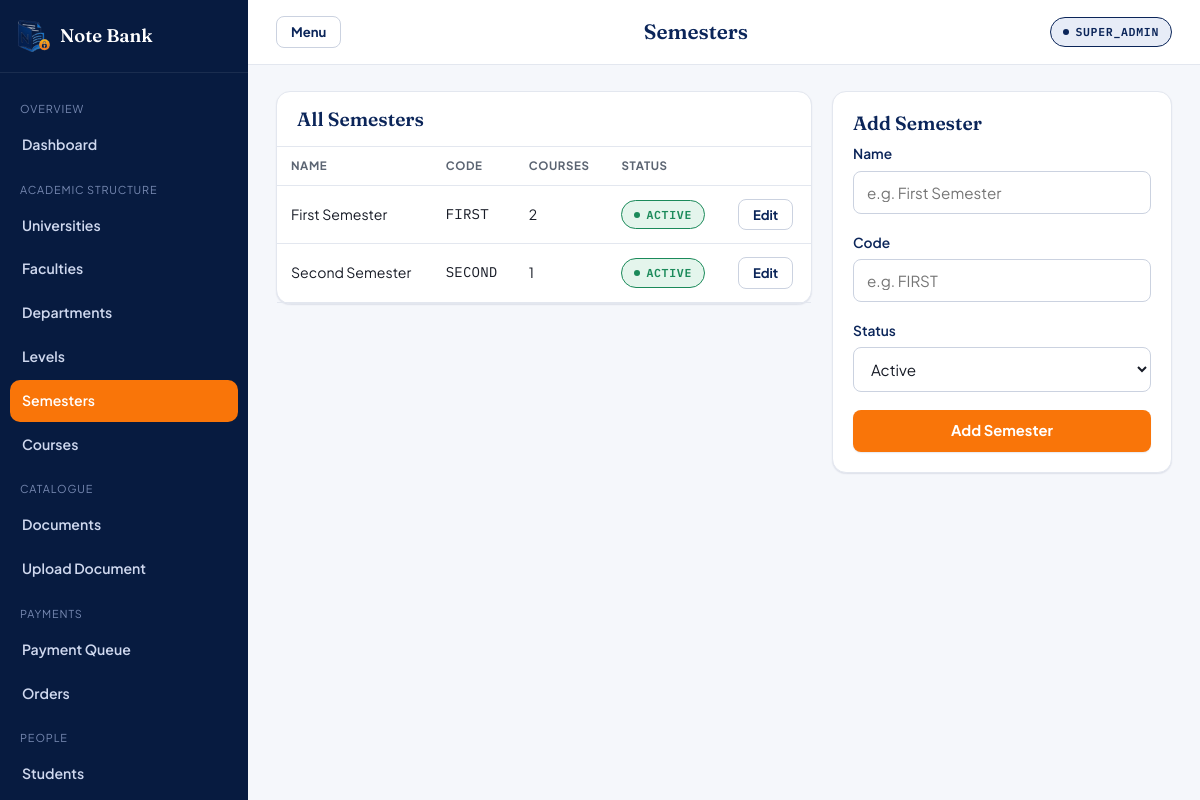
Screenshot of /admin/semesters.php (signed in) with the database file from the repository.
### tables this page shows
CREATE TABLE IF NOT EXISTS semesters (
    id          INT UNSIGNED AUTO_INCREMENT PRIMARY KEY,
    name        VARCHAR(100)    NOT NULL,    
    code        VARCHAR(20)     NOT NULL,    
    status      ENUM('active','inactive') NOT NULL DEFAULT 'active',
    UNIQUE KEY uq_semesters_code (code)
);

### includes/functions.php (called while the page is built, shortened)
<?php
function e(?string $value): string
{
    return htmlspecialchars($value ?? '', ENT_QUOTES, 'UTF-8');
}

### admin/semesters.php (the view, shortened to what this page needs)
<?php
require_once __DIR__ . '/../includes/functions.php';
$db = get_db();
$editing = null;
$semesters = $db->query(
    "SELECT s.*, (SELECT COUNT(*) FROM courses c WHERE c.semester_id = s.id) AS course_count FROM semesters s ORDER BY s.name"
)->fetchAll();
require __DIR__ . '/../includes/partials/admin_header.php';
?>
<div style="display:grid; grid-template-columns: 1fr 340px; gap:20px; align-items:start;">
  <div class="nb-card" style="padding:0;">
    <div style="padding:16px 20px; border-bottom:1px solid var(--nb-line);"><h3 style="margin:0;">All Semesters</h3></div>
    <?php if (!$semesters): ?>
      <div class="nb-empty"><h3>No semesters yet</h3></div>
    <?php else: ?>
    <table class="nb-table">
      <thead><tr><th>Name</th><th>Code</th><th>Courses</th><th>Status</th><th></th></tr></thead>
      <tbody>
      <?php foreach ($semesters as $s): ?>
        <tr>
          <td><?= e($s['name']) ?></td>
          <td class="nb-mono"><?= e($s['code']) ?></td>
          <td><?= (int) $s['course_count'] ?></td>
          <td><span class="nb-stamp nb-stamp--<?= $s['status'] === 'active' ? 'approved' : 'rejected' ?>"><?= e($s['status']) ?></span></td>
          <td><a href="?edit=<?= (int) $s['id'] ?>" class="nb-btn nb-btn--ghost nb-btn--sm">Edit</a></td>
        </tr>
      <?php endforeach; ?>
      </tbody>
    </table>
    <?php endif; ?>
  </div>
  <div class="nb-card" style="padding:20px;">
    <h3><?= $editing ? 'Edit Semester' : 'Add Semester' ?></h3>
    <form method="post">
      <div class="nb-field">
        <label class="nb-label" for="name">Name</label>
        <input class="nb-input" id="name" name="name" required placeholder="e.g. First Semester" value="<?= e($editing['name'] ?? '') ?>">
      </div>
      <div class="nb-field">
        <label class="nb-label" for="code">Code</label>
        <input class="nb-input" id="code" name="code" required maxlength="20" placeholder="e.g. FIRST" value="<?= e($editing['code'] ?? '') ?>">
      </div>
      <div class="nb-field">
        <label class="nb-label" for="status">Status</label>
        <select class="nb-select" id="status" name="status">
          <option value="active" <?= ($editing['status'] ?? 'active') === 'active' ? 'selected' : '' ?>>Active</option>
        </select>
      </div>
      <button type="submit" class="nb-btn nb-btn--primary nb-btn--block"><?= $editing ? 'Save Changes' : 'Add Semester' ?></button>
    </form>
  </div>
</div>
<?php require __DIR__ . '/../includes/partials/admin_footer.php'; ?>

### assets/css/base.css (style rules this page uses)
:root { --nb-navy-900: #071B40; --nb-navy-800: #0B2559; --nb-navy-700: #14336F; --nb-navy-100: #E7ECF7; --nb-orange-600: #E4670A; --nb-orange-500: #F97509; --nb-orange-100: #FFE9D6; --nb-paper: #F5F7FB; --nb-surface: #FFFFFF; --nb-ink: #171B26; --nb-muted: #5B6472; --nb-faint: #8A93A3; --nb-line: #E3E7EF; --nb-line-strong: #CBD2E0; --nb-success: #1B8A5A; --nb-success-bg: #E4F5EC; --nb-warning: #B36B00; --nb-warning-bg: #FFF1DC; --nb-danger: #C23B3B; --nb-danger-bg: #FBE9E9; --nb-info: #2461C0; --nb-info-bg: #E8F0FD; --nb-font-display: 'Fraunces', 'Iowan Old Style', 'Georgia', serif; --nb-font-body: 'Plus Jakarta Sans', -apple-system, BlinkMacSystemFont, 'Segoe UI', sans-serif; --nb-font-mono: 'IBM Plex Mono', 'SFMono-Regular', Menlo, monospace; --nb-radius-sm: 8px; --nb-radius-md: 14px; --nb-radius-lg: 22px; --nb-shadow-sm: 0 1px 2px rgba(11, 37, 89, 0.06), 0 1px 1px rgba(11, 37, 89, 0.04); --nb-shadow-md: 0 8px 24px rgba(11, 37, 89, 0.10); --nb-shadow-lg: 0 20px 48px rgba(11, 37, 89, 0.16); --nb-ease: cubic-bezier(0.2, 0.8, 0.2, 1); }
*, *::before, *::after { box-sizing: border-box; }
html { -webkit-text-size-adjust: 100%; }
body { margin: 0; background: var(--nb-paper); color: var(--nb-ink); font-family: var(--nb-font-body); font-size: 15px; line-height: 1.55; -webkit-font-smoothing: antialiased; }
h1, h2, h3 { font-family: var(--nb-font-display); font-weight: 600; line-height: 1.15; margin: 0 0 0.5em; color: var(--nb-navy-800); }
h3 { font-size: 1.2rem; }
a { color: var(--nb-navy-700); text-decoration: none; }
.nb-mono { font-family: var(--nb-font-mono); letter-spacing: 0.01em; }
.nb-btn { display: inline-flex; align-items: center; justify-content: center; gap: 8px; font-family: var(--nb-font-body); font-weight: 700; font-size: 0.92rem; border-radius: var(--nb-radius-sm); padding: 11px 20px; border: 1px solid transparent; cursor: pointer; transition: transform 0.12s var(--nb-ease), box-shadow 0.12s var(--nb-ease), background-color 0.12s var(--nb-ease); line-height: 1.2; }
.nb-btn--primary { background: var(--nb-orange-500); color: #fff; box-shadow: var(--nb-shadow-sm); }
.nb-btn--ghost { background: transparent; color: var(--nb-navy-800); border-color: var(--nb-line-strong); }
.nb-btn--sm { padding: 7px 14px; font-size: 0.82rem; }
.nb-btn--block { width: 100%; }
.nb-field { margin-bottom: 18px; }
.nb-label { display: block; font-weight: 600; font-size: 0.86rem; margin-bottom: 6px; color: var(--nb-navy-800); }
.nb-input, .nb-select, .nb-textarea { width: 100%; font-family: var(--nb-font-body); font-size: 0.95rem; padding: 11px 13px; border: 1.5px solid var(--nb-line-strong); border-radius: var(--nb-radius-sm); background: #fff; color: var(--nb-ink); transition: border-color 0.12s var(--nb-ease), box-shadow 0.12s var(--nb-ease); }
.nb-card { background: var(--nb-surface); border: 1px solid var(--nb-line); border-radius: var(--nb-radius-md); box-shadow: var(--nb-shadow-sm); }
.nb-stamp { display: inline-flex; align-items: center; gap: 6px; font-family: var(--nb-font-mono); font-weight: 600; font-size: 0.72rem; letter-spacing: 0.06em; text-transform: uppercase; padding: 5px 12px; border-radius: 999px; border: 1.5px solid currentColor; white-space: nowrap; }
.nb-stamp::before { content: ''; width: 6px; height: 6px; border-radius: 50%; background: currentColor; }
.nb-stamp--approved { color: var(--nb-success); background: var(--nb-success-bg); }
.nb-table { width: 100%; border-collapse: collapse; font-size: 0.88rem; }
.nb-table th { text-align: left; font-size: 0.72rem; letter-spacing: 0.05em; text-transform: uppercase; color: var(--nb-muted); padding: 10px 14px; border-bottom: 1.5px solid var(--nb-line); }
.nb-table td { padding: 13px 14px; border-bottom: 1px solid var(--nb-line); vertical-align: middle; }

### rows the page displays
semesters: name "First Semester", code "FIRST", course_count "2", status "ACTIVE"
semesters: name "Second Semester", code "SECOND", course_count "1", status "ACTIVE"

### other values shown
$__group "OVERVIEW"
$__label "Dashboard"
$__group "ACADEMIC STRUCTURE"
$__label "Universities"
$__label "Faculties"
$__label "Departments"
$__label "Levels"
$__label "Semesters"
$__label "Courses"
$__group "CATALOGUE"
$__label "Documents"
$__label "Upload Document"
$__group "PAYMENTS"
$__label "Payment Queue"
$__label "Orders"
